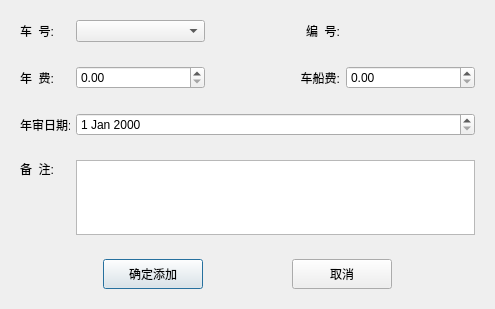
<?xml version="1.0" encoding="UTF-8"?>
<ui version="4.0">
 <class>CarAnnualDialog</class>
 <widget class="QDialog" name="CarAnnualDialog">
  <property name="geometry">
   <rect>
    <x>0</x>
    <y>0</y>
    <width>495</width>
    <height>309</height>
   </rect>
  </property>
  <property name="windowTitle">
   <string>Dialog</string>
  </property>
  <layout class="QVBoxLayout" name="verticalLayout">
   <item>
    <widget class="QWidget" name="widget" native="true">
     <property name="maximumSize">
      <size>
       <width>16777215</width>
       <height>50</height>
      </size>
     </property>
     <layout class="QHBoxLayout" name="horizontalLayout">
      <item>
       <widget class="QLabel" name="label">
        <property name="maximumSize">
         <size>
          <width>50</width>
          <height>16777215</height>
         </size>
        </property>
        <property name="text">
         <string>车  号:</string>
        </property>
       </widget>
      </item>
      <item>
       <widget class="QComboBox" name="carNumComboBox"/>
      </item>
      <item>
       <widget class="QLabel" name="label_5">
        <property name="text">
         <string>编  号:</string>
        </property>
        <property name="alignment">
         <set>Qt::AlignRight|Qt::AlignTrailing|Qt::AlignVCenter</set>
        </property>
       </widget>
      </item>
      <item>
       <widget class="QLabel" name="numberLabel">
        <property name="text">
         <string/>
        </property>
       </widget>
      </item>
     </layout>
    </widget>
   </item>
   <item>
    <widget class="QWidget" name="widget_2" native="true">
     <property name="maximumSize">
      <size>
       <width>16777215</width>
       <height>50</height>
      </size>
     </property>
     <layout class="QHBoxLayout" name="horizontalLayout_2">
      <item>
       <widget class="QLabel" name="label_2">
        <property name="maximumSize">
         <size>
          <width>50</width>
          <height>16777215</height>
         </size>
        </property>
        <property name="text">
         <string>年  费:</string>
        </property>
       </widget>
      </item>
      <item>
       <widget class="QDoubleSpinBox" name="annualFeeDoubleSpinBox">
        <property name="maximum">
         <double>999999999.990000009536743</double>
        </property>
       </widget>
      </item>
      <item>
       <widget class="QLabel" name="label_7">
        <property name="text">
         <string>车船费:</string>
        </property>
        <property name="alignment">
         <set>Qt::AlignRight|Qt::AlignTrailing|Qt::AlignVCenter</set>
        </property>
       </widget>
      </item>
      <item>
       <widget class="QDoubleSpinBox" name="travelExpensesDoubleSpinBox">
        <property name="maximum">
         <double>999999999.990000009536743</double>
        </property>
       </widget>
      </item>
     </layout>
    </widget>
   </item>
   <item>
    <widget class="QWidget" name="widget_3" native="true">
     <property name="maximumSize">
      <size>
       <width>16777215</width>
       <height>50</height>
      </size>
     </property>
     <layout class="QHBoxLayout" name="horizontalLayout_4">
      <item>
       <widget class="QLabel" name="label_3">
        <property name="maximumSize">
         <size>
          <width>50</width>
          <height>16777215</height>
         </size>
        </property>
        <property name="text">
         <string>年审日期:</string>
        </property>
        <property name="alignment">
         <set>Qt::AlignLeading|Qt::AlignLeft|Qt::AlignVCenter</set>
        </property>
       </widget>
      </item>
      <item>
       <widget class="QDateEdit" name="dateDateEdit"/>
      </item>
     </layout>
    </widget>
   </item>
   <item>
    <widget class="QWidget" name="widget_4" native="true">
     <property name="maximumSize">
      <size>
       <width>16777215</width>
       <height>120</height>
      </size>
     </property>
     <layout class="QHBoxLayout" name="horizontalLayout_5">
      <item>
       <widget class="QLabel" name="label_4">
        <property name="minimumSize">
         <size>
          <width>50</width>
          <height>0</height>
         </size>
        </property>
        <property name="text">
         <string>备  注:</string>
        </property>
        <property name="alignment">
         <set>Qt::AlignLeading|Qt::AlignLeft|Qt::AlignTop</set>
        </property>
       </widget>
      </item>
      <item>
       <widget class="QTextEdit" name="textEdit"/>
      </item>
     </layout>
    </widget>
   </item>
   <item>
    <widget class="QWidget" name="widget_5" native="true">
     <property name="maximumSize">
      <size>
       <width>16777215</width>
       <height>50</height>
      </size>
     </property>
     <layout class="QHBoxLayout" name="horizontalLayout_6">
      <item>
       <widget class="QPushButton" name="ensureBtn">
        <property name="minimumSize">
         <size>
          <width>0</width>
          <height>30</height>
         </size>
        </property>
        <property name="maximumSize">
         <size>
          <width>100</width>
          <height>16777215</height>
         </size>
        </property>
        <property name="text">
         <string>确定添加</string>
        </property>
       </widget>
      </item>
      <item>
       <widget class="QPushButton" name="cancelBtn">
        <property name="minimumSize">
         <size>
          <width>0</width>
          <height>30</height>
         </size>
        </property>
        <property name="maximumSize">
         <size>
          <width>100</width>
          <height>16777215</height>
         </size>
        </property>
        <property name="text">
         <string>取消</string>
        </property>
       </widget>
      </item>
     </layout>
    </widget>
   </item>
  </layout>
 </widget>
 <resources/>
 <connections/>
</ui>
